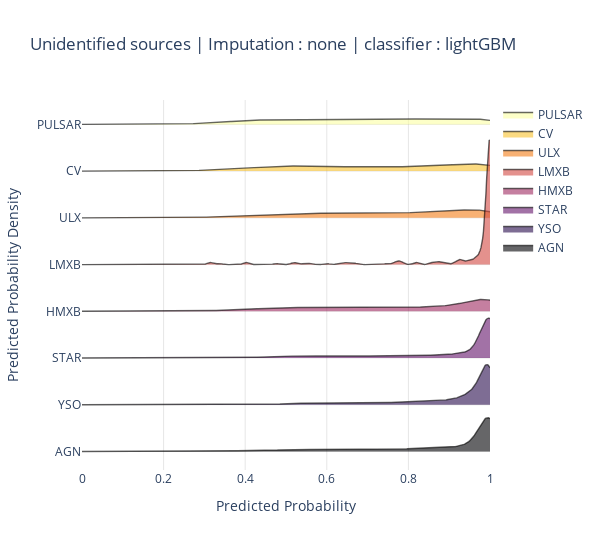

The notebook cell this image was saved under:
### Code cell
fig = ridgeplot(
    samples=sample,
    kde_points=np.linspace(0, 1, 500),
    colorscale="inferno",
    colormode="index",
    coloralpha=0.6,
    labels=cl,
    spacing = 3 / 8,
    xpad=0
)
fig.update_layout(
    title=f"Unidentified sources | Imputation : {d_name} | classifier : {m_name}",
    height=550,
    width=600,
    plot_bgcolor="rgba(255, 255, 255, 0.0)",
    xaxis_gridcolor="rgba(0, 0, 0, 0.1)",
    yaxis_gridcolor="rgba(0, 0, 0, 0.1)",
    xaxis_title="Predicted Probability",
    yaxis_title="Predicted Probability Density",
)

#fig.save('temp.png')
#fig.write_image(f'temp_res_comp/unid_prob_dist/{m_name}_{d_name}.jpg')
#fig.write_image(f'temp_res_comp/unid_prob_dist/{m_name}_{d_name}_v2.jpg')
fig.show()

### Figure 1 — Plotly figure (JSON) as saved in the notebook; plotly's stock layout.template omitted (floating-point values rounded to 4 significant figures; data arrays with more than 128 entries replaced by an {"elided": "..."} marker saying what was removed)
{"data": [{"line": {"color": "rgba(0,0,0,0)", "width": 0}, "showlegend": false, "type": "scatter", "x": {"elided": "500 float values"}, "y": {"elided": "500 int values"}}, {"fill": "tonexty", "fillcolor": "rgba(252, 255, 164, 0.6)", "line": {"color": "rgba(0,0,0,0.6)", "width": 1.4}, "mode": "lines", "name": "PULSAR", "type": "scatter", "x": {"elided": "500 float values"}, "y": {"elided": "500 float values"}}, {"line": {"color": "rgba(0,0,0,0)", "width": 0}, "showlegend": false, "type": "scatter", "x": {"elided": "500 float values"}, "y": {"elided": "500 float values"}}, {"fill": "tonexty", "fillcolor": "rgba(248.14285714285714, 193.57142857142858, 45.28571428571429, 0.6)", "line": {"color": "rgba(0,0,0,0.6)", "width": 1.4}, "mode": "lines", "name": "CV", "type": "scatter", "x": {"elided": "500 float values"}, "y": {"elided": "500 float values"}}, {"line": {"color": "rgba(0,0,0,0)", "width": 0}, "showlegend": false, "type": "scatter", "x": {"elided": "500 float values"}, "y": {"elided": "500 float values"}}, {"fill": "tonexty", "fillcolor": "rgba(243.0, 126.42857142857146, 23.714285714285694, 0.6)", "line": {"color": "rgba(0,0,0,0.6)", "width": 1.4}, "mode": "lines", "name": "ULX", "type": "scatter", "x": {"elided": "500 float values"}, "y": {"elided": "500 float values"}}, {"line": {"color": "rgba(0,0,0,0)", "width": 0}, "showlegend": false, "type": "scatter", "x": {"elided": "500 float values"}, "y": {"elided": "500 float values"}}, {"fill": "tonexty", "fillcolor": "rgba(211.28571428571428, 73.28571428571426, 65.2857142857143, 0.6)", "line": {"color": "rgba(0,0,0,0.6)", "width": 1.4}, "mode": "lines", "name": "LMXB", "type": "scatter", "x": {"elided": "500 float values"}, "y": {"elided": "500 float values"}}, {"line": {"color": "rgba(0,0,0,0)", "width": 0}, "showlegend": false, "type": "scatter", "x": {"elided": "500 float values"}, "y": {"elided": "500 float values"}}, {"fill": "tonexty", "fillcolor": "rgba(158.57142857142856, 41.714285714285715, 97.85714285714286, 0.6)", "line": {"color": "rgba(0,0,0,0.6)", "width": 1.4}, "mode": "lines", "name": "HMXB", "type": "scatter", "x": {"elided": "500 float values"}, "y": {"elided": "500 float values"}}, {"line": {"color": "rgba(0,0,0,0)", "width": 0}, "showlegend": false, "type": "scatter", "x": {"elided": "500 float values"}, "y": {"elided": "500 float values"}}, {"fill": "tonexty", "fillcolor": "rgba(100.28571428571428, 21.142857142857142, 108.14285714285714, 0.6)", "line": {"color": "rgba(0,0,0,0.6)", "width": 1.4}, "mode": "lines", "name": "STAR", "type": "scatter", "x": {"elided": "500 float values"}, "y": {"elided": "500 float values"}}, {"line": {"color": "rgba(0,0,0,0)", "width": 0}, "showlegend": false, "type": "scatter", "x": {"elided": "500 float values"}, "y": {"elided": "500 float values"}}, {"fill": "tonexty", "fillcolor": "rgba(40.42857142857143, 12.0, 77.0, 0.6)", "line": {"color": "rgba(0,0,0,0.6)", "width": 1.4}, "mode": "lines", "name": "YSO", "type": "scatter", "x": {"elided": "500 float values"}, "y": {"elided": "500 float values"}}, {"line": {"color": "rgba(0,0,0,0)", "width": 0}, "showlegend": false, "type": "scatter", "x": {"elided": "500 float values"}, "y": {"elided": "500 float values"}}, {"fill": "tonexty", "fillcolor": "rgba(0, 0, 4, 0.6)", "line": {"color": "rgba(0,0,0,0.6)", "width": 1.4}, "mode": "lines", "name": "AGN", "type": "scatter", "x": {"elided": "500 float values"}, "y": {"elided": "500 float values"}}], "layout": {"height": 550, "hovermode": false, "legend": {"traceorder": "normal"}, "plot_bgcolor": "rgba(255, 255, 255, 0.0)", "title": {"text": "Unidentified sources | Imputation : none | classifier : lightGBM"}, "width": 600, "xaxis": {"gridcolor": "rgba(0, 0, 0, 0.1)", "range": [0, 1], "showgrid": true, "showticklabels": true, "title": {"text": "Predicted Probability"}, "zeroline": false}, "yaxis": {"gridcolor": "rgba(0, 0, 0, 0.1)", "showgrid": true, "showticklabels": true, "ticktext": ["PULSAR", "CV", "ULX", "LMXB", "HMXB", "STAR", "YSO", "AGN"], "tickvals": [0, -13.5, -27.0, -40.5, -54.01, -67.51, -81.01, -94.51], "title": {"text": "Predicted Probability Density"}, "zeroline": false}}}
